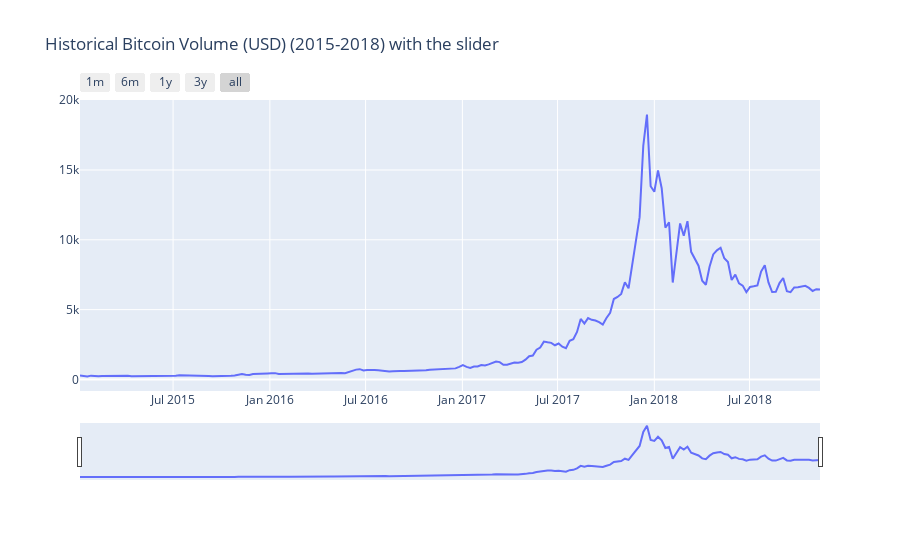

This figure's notebook cell:
### Code cell
trace1 = go.Scatter(
    x = weekly_rows['Date'],
    y = weekly_rows['Price'].astype(float),
    mode = 'lines',
    name = 'Bitcoin Price (Open)'
)

layout = dict(
    title='Historical Bitcoin Volume (USD) (2015-2018) with the slider',
    xaxis=dict(
        rangeselector=dict(
            buttons=list([
                dict(count=1,
                     label='1m',
                     step='month',
                     stepmode='backward'),
                dict(count=6,
                     label='6m',
                     step='month',
                     stepmode='backward'),
                dict(count=12,
                     label='1y',
                     step='month',
                     stepmode='backward'),
                dict(count=36,
                     label='3y',
                     step='month',
                     stepmode='backward'),
                dict(step='all')
            ])
        ),
        rangeslider=dict(
            visible = True
        ),
        type='date'
    )
)

data = [trace1]
fig = dict(data=data, layout=layout)
iplot(fig, filename = "Time Series with Rangeslider")

### Figure 1 — Plotly figure (JSON) as saved in the notebook; plotly's stock layout.template omitted (floating-point values rounded to 4 significant figures; data arrays with more than 128 entries replaced by an {"elided": "..."} marker saying what was removed)
{"data": [{"mode": "lines", "name": "Bitcoin Price (Open)", "x": {"elided": "202 str values"}, "y": {"elided": "202 float values"}, "type": "scatter"}], "layout": {"title": {"text": "Historical Bitcoin Volume (USD) (2015-2018) with the slider"}, "xaxis": {"rangeselector": {"buttons": [{"count": 1, "label": "1m", "step": "month", "stepmode": "backward"}, {"count": 6, "label": "6m", "step": "month", "stepmode": "backward"}, {"count": 12, "label": "1y", "step": "month", "stepmode": "backward"}, {"count": 36, "label": "3y", "step": "month", "stepmode": "backward"}, {"step": "all"}]}, "rangeslider": {"visible": true}, "type": "date"}}}
